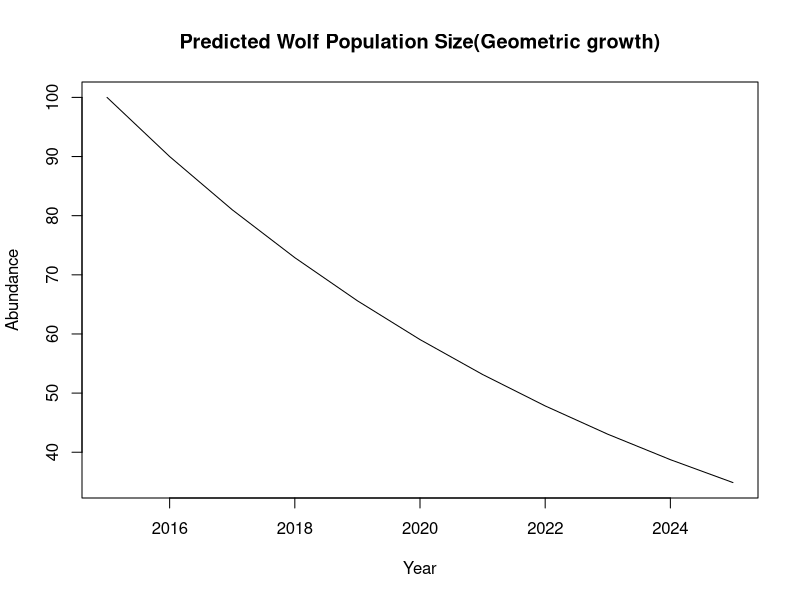
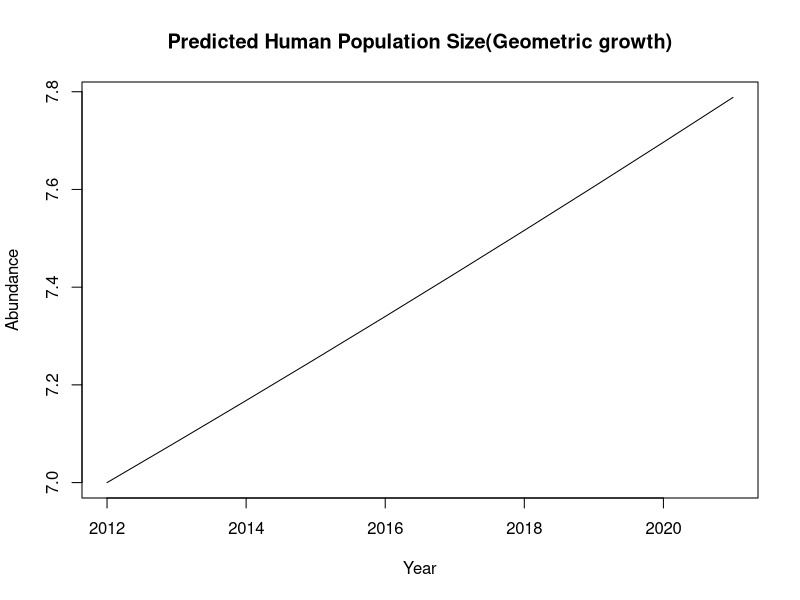
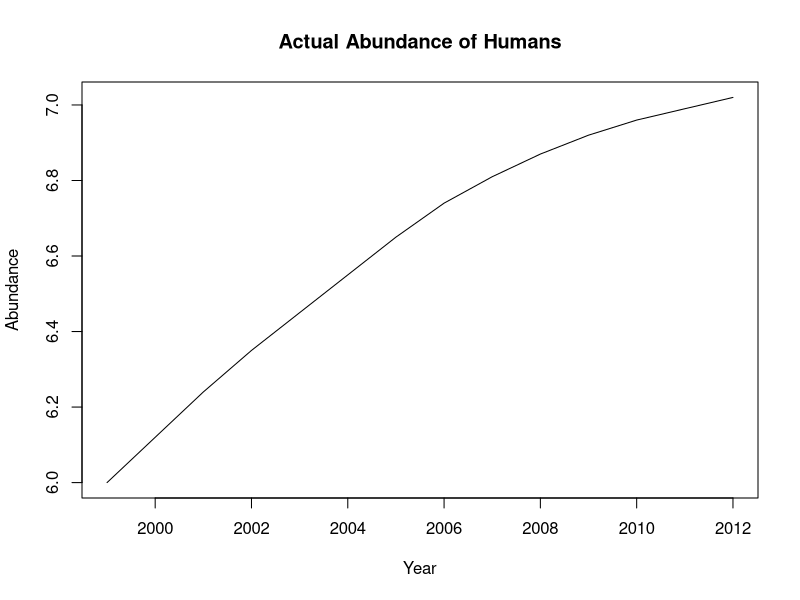
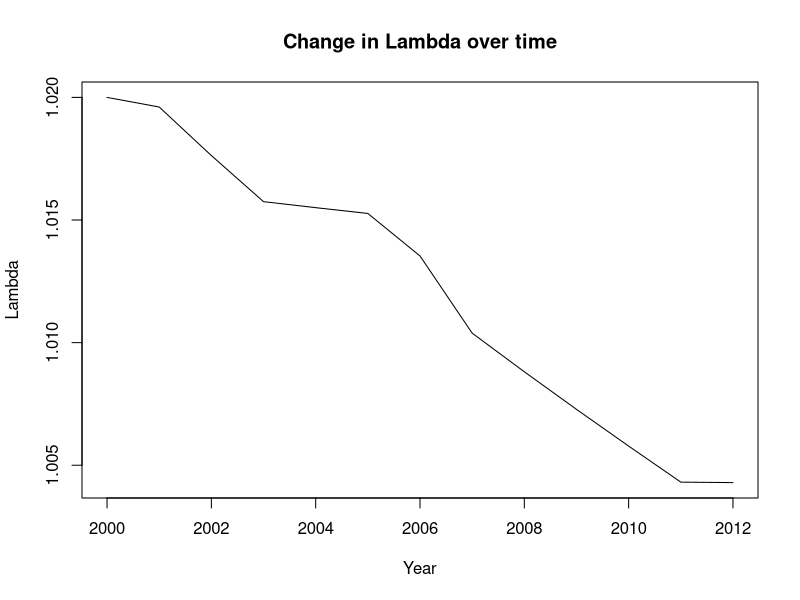
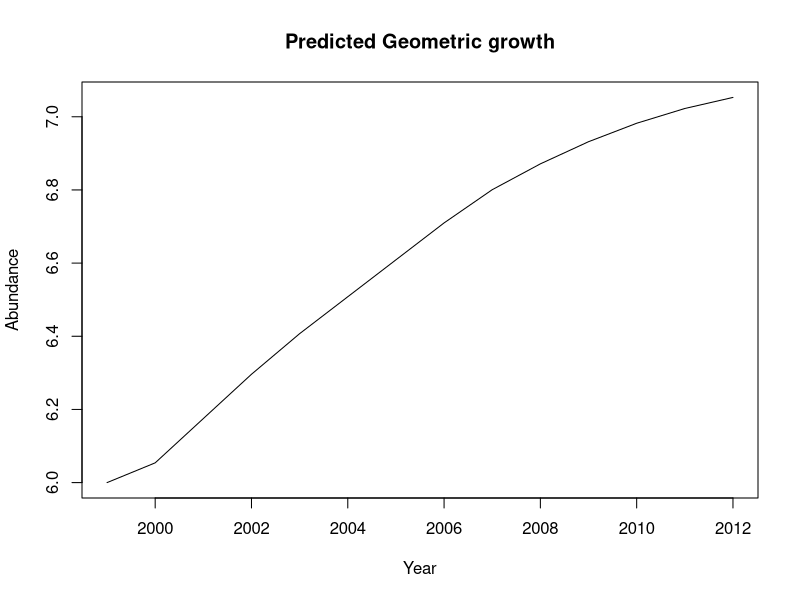
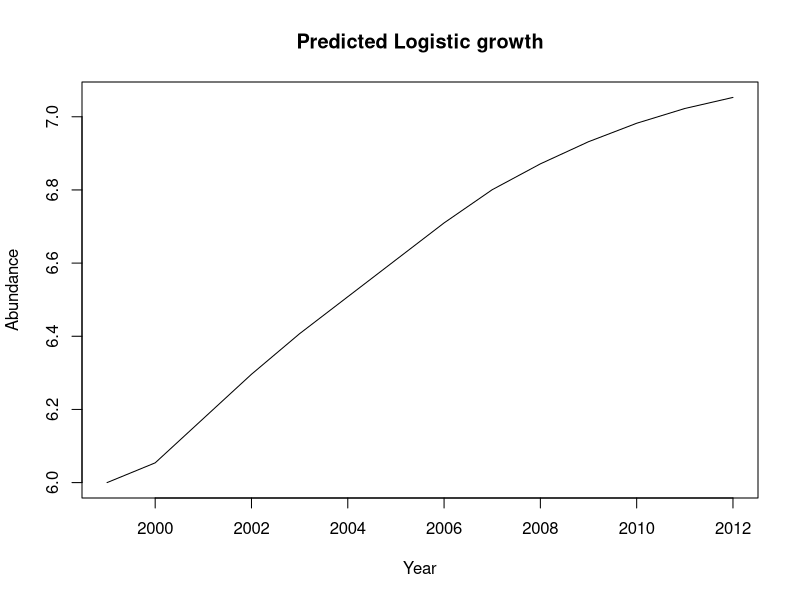

Generate these figures, in order, with R:
#Exercise 1----
year <- 2015:2025 # A vector for years
year 


nYears <- length(year)
nYears


N <- rep(NA, nYears) #create empty variable

N[1]<- 100 #first year abundance

B<- 10 #number of births

D<- 20 #deaths

b<- B/100 # birth rate

d<- D/100 # death rate

r<- b-d

lambda<- 1 + r


for(t in 2:nYears) {
  N[t] <-N[t-1]  + N[t-1]*r 
}

N

##plot 1----
plot(year, N, type="l", xlab="Year", ylab="Abundance",
     main="Predicted Wolf Population Size(Geometric growth)")


#Exercise 2a----

year1<-2012:2021


nYears1 <- length(year1)
nYears1


N1 <- rep(NA, nYears1) #create empty variable

N1[1]<-7.00 # 2012 population size

r1<- (7.00/6.00)^(1/13)-1

for(t in 2:nYears1) {
  N1[t] <-N1[t-1]  + N1[t-1]*r1 
}

N1



##plot 2a----
plot(year1, N1, type="l", xlab="Year", ylab="Abundance",
     main="Predicted Human Population Size(Geometric growth)")




#exercise 2b actual abundance----

year2<-1999:2012


nYears2 <- length(year2)
nYears2


N2 <- rep(NA, nYears2) #create empty variable

N2<-c(6,6.12,6.24,6.35,6.45,6.55,6.65,
      6.74,6.81,6.87,6.92,6.96,6.99,7.02) #actual abundance



##plot for actual abundance----

plot(year2, N2, type="l", xlab="Year", ylab="Abundance",
     main="Actual Abundance of Humans")


#Exercise 2b lambda values----
year3<-2000:2012


nYears3 <- length(year3)
nYears3


N3<-c(6.12,6.24,6.35,6.45,6.55,6.65,
      6.74,6.81,6.87,6.92,6.96,6.99,7.02) #actual abundance




lambda1 <- rep(NA, nYears3) #create empty variable

lambda1[1]<-6.12/6 #first lambda value

for(t in 2:nYears3) {
  lambda1[t] <-N3[t] / N3[t-1]
}

lambda1

##plot for 2b lambda values----
plot(year3, lambda1, type="l", xlab="Year", ylab="Lambda",
     main="Change in Lambda over time")



#Exercise 2b geometric growth----

Years4<-1999:2012
nYears4 <- length(Years4)
nYears4

N4<-c(6,6.12,6.24,6.35,6.45,6.55,6.65,
      6.74,6.81,6.87,6.92,6.96,6.99,7.02) #actual abundance

r1<-0.009

N5<-rep(NA, nYears4)

N5[1]<-6

for(t in 2:nYears4) {
  N5[t] <- N4[t-1] + N4[t-1]*r1
}

N5

##plot for 2b geometric growth----
plot(Years4, N5, type="l", xlab="Year", ylab="Abundance",
     main="Predicted Geometric growth")

#Exercise 2b logistic growth----

Years5<-1999:2012

nYears5 <- length(Years5)
nYears5

N6<-c(6,6.12,6.24,6.35,6.45,6.55,6.65,
      6.74,6.81,6.87,6.92,6.96,6.99,7.02) #actual abundance

rmax<-0.04
K<-7.9


N7<-rep(NA, nYears5)

N7[1]<-6

## for loop
for(t in 2:nYears5) {
  N7[t] <- N6[t-1] + N6[t-1]*rmax*(1 - N6[t-1]/K)
}
N7

##plot for 2b logistic growth----
plot(Years5, N5, type="l", xlab="Year", ylab="Abundance",
     main="Predicted Logistic growth")
